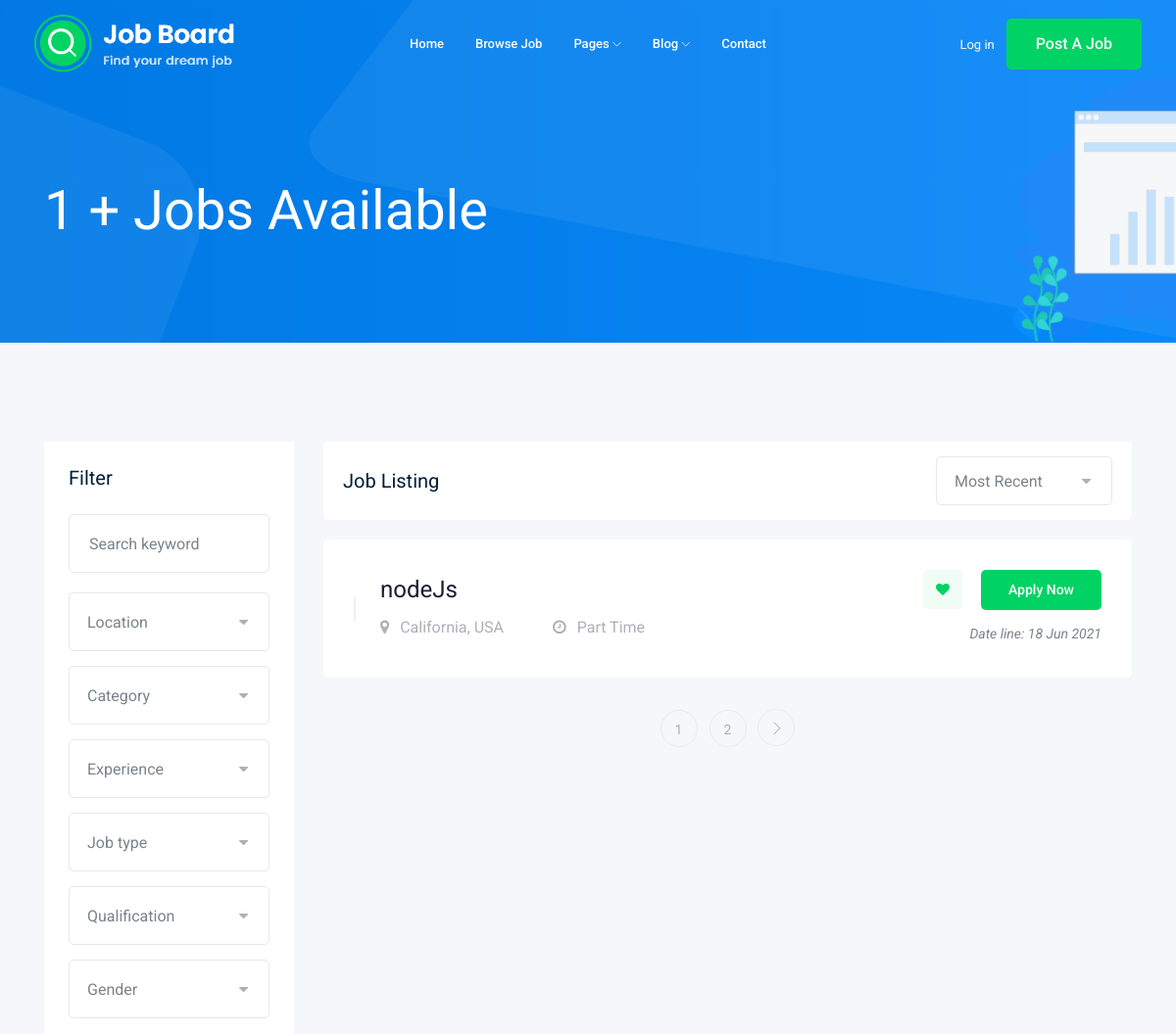
The app's page /jobs/ (upper part), older data.
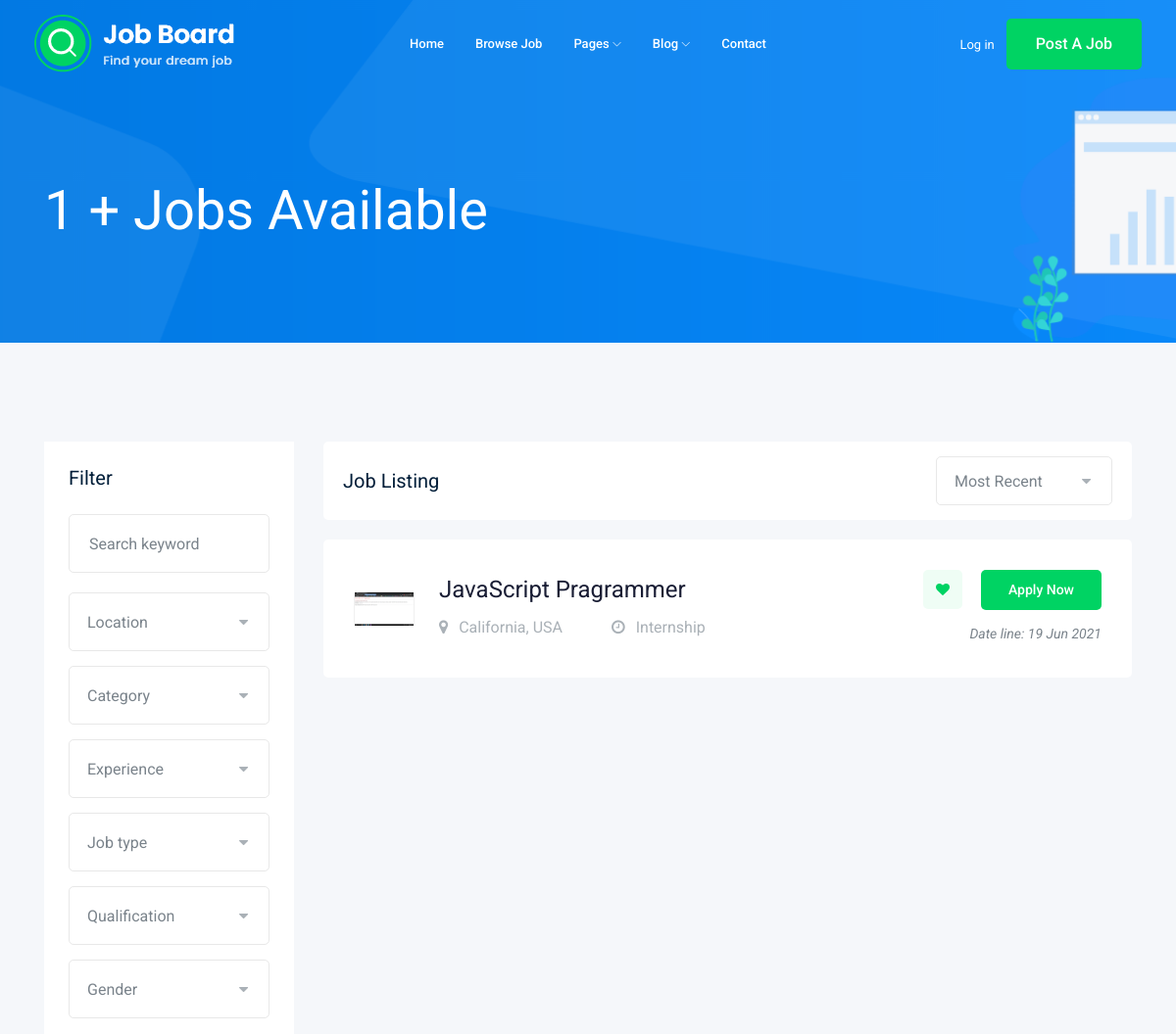
The same page, newer data.
### job/models.py (models this page shows, shortened)
class Job(models.Model):
	employer = models.ForeignKey(User,  on_delete=models.CASCADE)
	title = models.CharField(max_length=50)
	job_type = models.CharField(max_length=50,choices = jobType)
	Description = models.TextField(max_length = 1000)
	publishedAt = models.DateTimeField(auto_now=True)
	Vacancy = models.IntegerField(default=1)
	salary = models.IntegerField(default=0)
	exp = models.IntegerField(default=1)
	cat = models.ForeignKey(Category,verbose_name = "Category Name", on_delete=models.CASCADE)
	image = models.ImageField(upload_to=image_upload,default='media/default/job-offer-on-orange-note-260nw-752376046.jpg')
	slug = models.SlugField(blank=True,null=True)

### job/views.py (the view)
# urls.py: path('', views.jobList),
def jobList(request):
	paginator = Paginator(Job.objects.all(),1)
	pNum = request.GET.get("page")
	pObjs = paginator.get_page(pNum)
	return render(request,'job/allJobs.html', {'jobs':pObjs})

### job/templates/job/allJobs.html (shortened to what this page needs)
{% extends 'base.html' %}
{% block body %}
    <div class="bradcam_area bradcam_bg_1">
        <div class="container">
            <div class="row">
                <div class="col-xl-12">
                    <div class="bradcam_text">
                        <h3>{{jobs|length}} + Jobs Available</h3>
                    </div>
                </div>
            </div>
        </div>
    </div>
    <div class="job_listing_area plus_padding">
        <div class="container">
            <div class="row">
                <div class="col-lg-3">
                    <div class="job_filter white-bg">
                        <div class="form_inner white-bg">
                            <h3>Filter</h3>
                            <form action="#">
                                <div class="row">
                                    <div class="col-lg-12">
                                        <div class="single_field">
                                            <input type="text" placeholder="Search keyword">
                                        </div>
                                    </div>
                                    <div class="col-lg-12">
                                    </div>
                                    <div class="col-lg-12">
                                    </div>
                                    <div class="col-lg-12">
                                    </div>
                                    <div class="col-lg-12">
                                    </div>
                                    <div class="col-lg-12">
                                    </div>
                                    <div class="col-lg-12">
                                    </div>
                                </div>
                            </form>
                        </div>
                    </div>
                </div>
                <div class="col-lg-9">
                    <div class="recent_joblist_wrap">
                        <div class="recent_joblist white-bg ">
                            <div class="row align-items-center">
                                <div class="col-md-6">
                                    <h4>Job Listing</h4>
                                </div>
                                <div class="col-md-6">
                                    <div class="serch_cat d-flex justify-content-end">
                                    </div>
                                </div>
                            </div>
                        </div>
                    </div>
                    <div class="job_lists m-0">
                        <div class="row">
                        {% for job in jobs %}
                            <div class="col-lg-12 col-md-12">
                                <div class="single_jobs white-bg d-flex justify-content-between">
                                    <div class="jobs_left d-flex align-items-center">
                                        <div class="thumb">
                                            <img src="{{job.image.url}}" width="60px" alt="">
                                        </div>
                                        <div class="jobs_conetent">
                                            <a href="{% url 'jobs:jobDetail' job.slug %}"><h4>{{job.title}}</h4></a>
                                            <div class="links_locat d-flex align-items-center">
                                                <div class="location">
                                                    <p> <i class="fa fa-map-marker"></i> California, USA</p>
                                                </div>
                                                <div class="location">
                                                    <p> <i class="fa fa-clock-o"></i> {{job.job_type}}</p>
                                                </div>
                                            </div>
                                        </div>
                                    </div>
                                    <div class="jobs_right">
                                        <div class="apply_now">
                                            <a class="heart_mark" href="#"> <i class="fa fa-heart"></i> </a>
                                            <a href="{% url 'jobs:jobDetail' job.slug %}" class="boxed-btn3">Apply Now</a>
                                        </div>
                                        <div class="date">
                                            <p>Date line: {{job.publishedAt |date:'d M o'}}</p>
                                        </div>
                                    </div>
                                </div>
                            </div>
                            {% endfor %}
                        </div>
                        <div class="row">
                            <div class="col-lg-12">
                                {% if jobs.has_other_pages %}
                                    <div class="pagination_wrap">
                                        <ul>
                                            {% for job in jobs.paginator.page_range %}
                                                <li><a href="?page={{job}}"><span>{{job}}</span></a></li>
                                            {% endfor %}
                                            {% if jobs.has_next %}
                                                <li><a href="?page={{jobs.next_page_number}}"> <i class="ti-angle-right"></i> </a></li>
                                            {% endif %}
                                        </ul>
                                    </div>
                                {% endif %}
                            </div>
                        </div>
                    </div>
                </div>
            </div>
        </div>
    </div>
{% endblock body %}

### templates/base.html (shortened to what this page needs)
{% load static%}
<!doctype html>
<html class="no-js" lang="zxx">
<head>
    <link rel="stylesheet" href="{% static 'css/bootstrap.min.css' %}">
    <link rel="stylesheet" href="{% static 'css/owl.carousel.min.css' %}">
    <link rel="stylesheet" href="{% static 'css/magnific-popup.css">
    <link rel="stylesheet" href="{% static 'css/font-awesome.min.css' %}">
    <link rel="stylesheet" href="{% static 'css/themify-icons.css' %}">
    <link rel="stylesheet" href="{% static 'css/nice-select.css' %}">
    <link rel="stylesheet" href="{% static 'css/flaticon.css' %}">
    <link rel="stylesheet" href="{% static 'css/jquery-ui.css' %}">
    <link rel="stylesheet" href="{% static 'css/gijgo.css' %}">
    <link rel="stylesheet" href="{% static 'css/animate.min.css' %}">
    <link rel="stylesheet" href="{% static 'css/slicknav.css' %}">
    <link rel="stylesheet" href="{% static 'css/style.css'%}">
</head>
<body>
    <header>
        <div class="header-area ">
            <div id="sticky-header" class="main-header-area">
                <div class="container-fluid ">
                    <div class="header_bottom_border">
                        <div class="row align-items-center">
                            <div class="col-xl-3 col-lg-2">
                                <div class="logo">
                                    <a href="index.html">
                                        <img src="{% static 'img/logo.png' %}" alt="">
                                    </a>
                                </div>
                            </div>
                            <div class="col-xl-6 col-lg-7">
                                <div class="main-menu  d-none d-lg-block">
                                    <nav>
                                        <ul id="navigation">
                                            <li><a href="index.html">home</a></li>
                                            <li><a href="jobs.html">Browse Job</a></li>
                                            <li><a href="#">pages <i class="ti-angle-down"></i></a>
                                            </li>
                                            <li><a href="#">blog <i class="ti-angle-down"></i></a>
                                            </li>
                                            <li><a href="contact.html">Contact</a></li>
                                        </ul>
                                    </nav>
                                </div>
                            </div>
                            <div class="col-xl-3 col-lg-3 d-none d-lg-block">
                                <div class="Appointment">
                                    <div class="phone_num d-none d-xl-block">
                                        <a href="#">Log in</a>
                                    </div>
                                    <div class="d-none d-lg-block">
                                        <a class="boxed-btn3" href="#">Post a Job</a>
                                    </div>
                                </div>
                            </div>
                            <div class="col-12">
                            </div>
                        </div>
                    </div>
                </div>
            </div>
        </div>
    </header>
    	{% block body %}
	{% endblock body %}
</body>
</html>

### templates/base.html (style rules this page uses)
.thumb { background-image: initial; background-color: rgb(28, 31, 32); border-color: rgb(52, 57, 59); padding: 0px !important; width: fit-content !important; height: fit-content !important; }
.thumb img { width:60px; }

Row changes from the older to the newer data that the page shows:
removed Job: title "nodeJs", job_type "Part Time", publishedAt "18 Jun 2021"
added Job: image (picture), title "JavaScript Pragrammer", job_type "Internship", publishedAt "19 Jun 2021"
Text that changed along with them:
list line gone: "1"
list line gone: "2"
